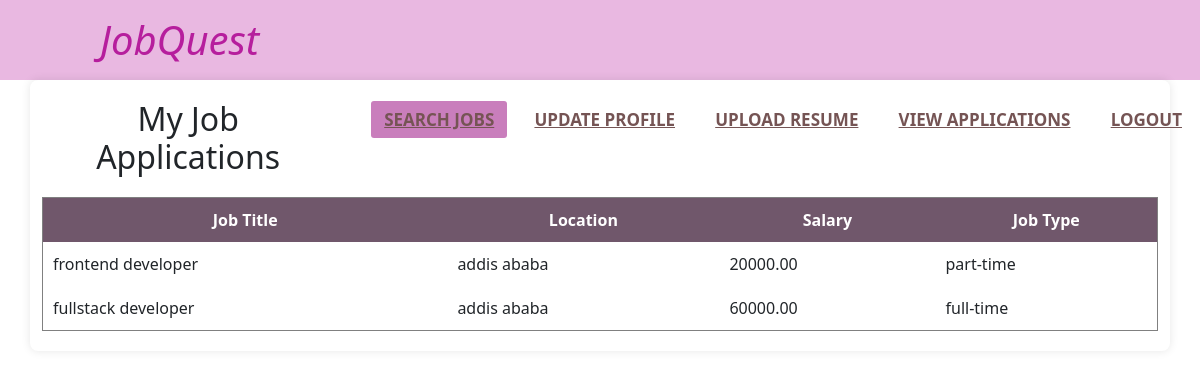
/php/view-applications.php (signed in), run on the app's committed database.
### tables this page shows
CREATE TABLE `jobs` (
  `job_id` int(11) NOT NULL,
  `employer_id` int(11) NOT NULL,
  `title` varchar(255) DEFAULT NULL,
  `description` text DEFAULT NULL,
  `salary` decimal(10,2) DEFAULT NULL,
  `location` varchar(255) DEFAULT NULL,
  `job_type` enum('full-time','part-time','contract') DEFAULT NULL,
  `posted_at` timestamp NOT NULL DEFAULT current_timestamp()
);

### php/view-applications.php (the view, shortened to what this page needs)
<?php
include 'config.php';
$query = "SELECT employee_id FROM employees WHERE user_id = ?";
$stmt = mysqli_prepare($conn, $query);
mysqli_stmt_bind_param($stmt, "i", $_SESSION['user_id']);
mysqli_stmt_execute($stmt);
mysqli_stmt_bind_result($stmt, $employee_id);
$query = "SELECT jobs.title AS job_title, jobs.location, jobs.salary, jobs.job_type
          FROM applications
          JOIN jobs ON applications.job_id = jobs.job_id
          WHERE applications.employee_id = ?";
$stmt = mysqli_prepare($conn, $query);
mysqli_stmt_bind_param($stmt, "i", $employee_id);
mysqli_stmt_execute($stmt);
$result = mysqli_stmt_get_result($stmt);
?>
<!DOCTYPE html>
<html lang="en">
<head>
    <link rel="stylesheet" href="style-employee1.css">
    <link rel="stylesheet" href="https://cdnjs.cloudflare.com/ajax/libs/font-awesome/6.6.0/css/all.min.css">
    <link rel="stylesheet" href="https://cdn.jsdelivr.net/npm/bootstrap@5.3.3/dist/css/bootstrap.min.css">
</head>
<body>
 <div>
 <nav>
        <label class="logo">JobQuest</label>
        <ul>
            <li><a class="active" href="search-jobs.php">Search Jobs</a></li>
            <li><a href="update-profile.php">Update Profile</a></li>
            <li><a href="upload-resume.php">Upload Resume</a></li>
            <li><a href="view-applications.php">View Applications</a></li>
            <li><a href="logout.php">Logout</a></li>
        </ul>
    </nav>
 </div>
    <section>
    <div class="container">
        <h2>My Job Applications</h2>
        <table border="1">
            <tr>
                <th>Job Title</th>
                <th>Location</th>
                <th>Salary</th>
                <th>Job Type</th>
            </tr>
            <?php while ($row = mysqli_fetch_assoc($result)): ?>
            <tr>
                <td><?= htmlspecialchars($row['job_title']) ?></td>
                <td><?= htmlspecialchars($row['location']) ?></td>
                <td><?= htmlspecialchars($row['salary']) ?></td>
                <td><?= htmlspecialchars($row['job_type']) ?></td>
            </tr>
            <?php endwhile; ?>
        </table>
    </div>
</section>
</body>
</html>

### css/style-employee1.css (style rules this page uses)
body { font-family: 'Arial', sans-serif; background-color: #f8f9fa; margin: 0; padding: 0; text-decoration: none; box-sizing: border-box; list-style: none; }
nav { background: #e9b8e1; height: 80px; width: 100%; }
label.logo { color: #b61e9d; font-size: 40px; line-height: 80px; font-style: italic; padding: 0 100px; }
nav ul { float: right; line-height: 20px; }
nav ul li { display: inline-block; line-height: 80px; margin: 0 5px; }
nav ul li a { color: rgb(117, 84, 84); font-size: 17px; padding: 7px 13px; border-radius: 3px; text-transform: uppercase; font-weight: bold; }
a.active, a:hover { background: #c97ebc; transition: .5s; }
.container { width: 100%; max-width: 800px; background: white; padding: 20px; border-radius: 8px; box-shadow: 0px 0px 10px rgba(0, 0, 0, 0.1); text-align: center; }
table { width: 100%; border-collapse: collapse; margin-top: 20px; }
th, td { border: 1px solid #72686e; padding: 10px; text-align: left; }
th { background-color: #70576b; color: white; }

### data on the page
jobs: title "frontend developer", location "addis ababa", salary "20000.00", job_type "part-time"
jobs: title "fullstack developer", location "addis ababa", salary "60000.00", job_type "full-time"
